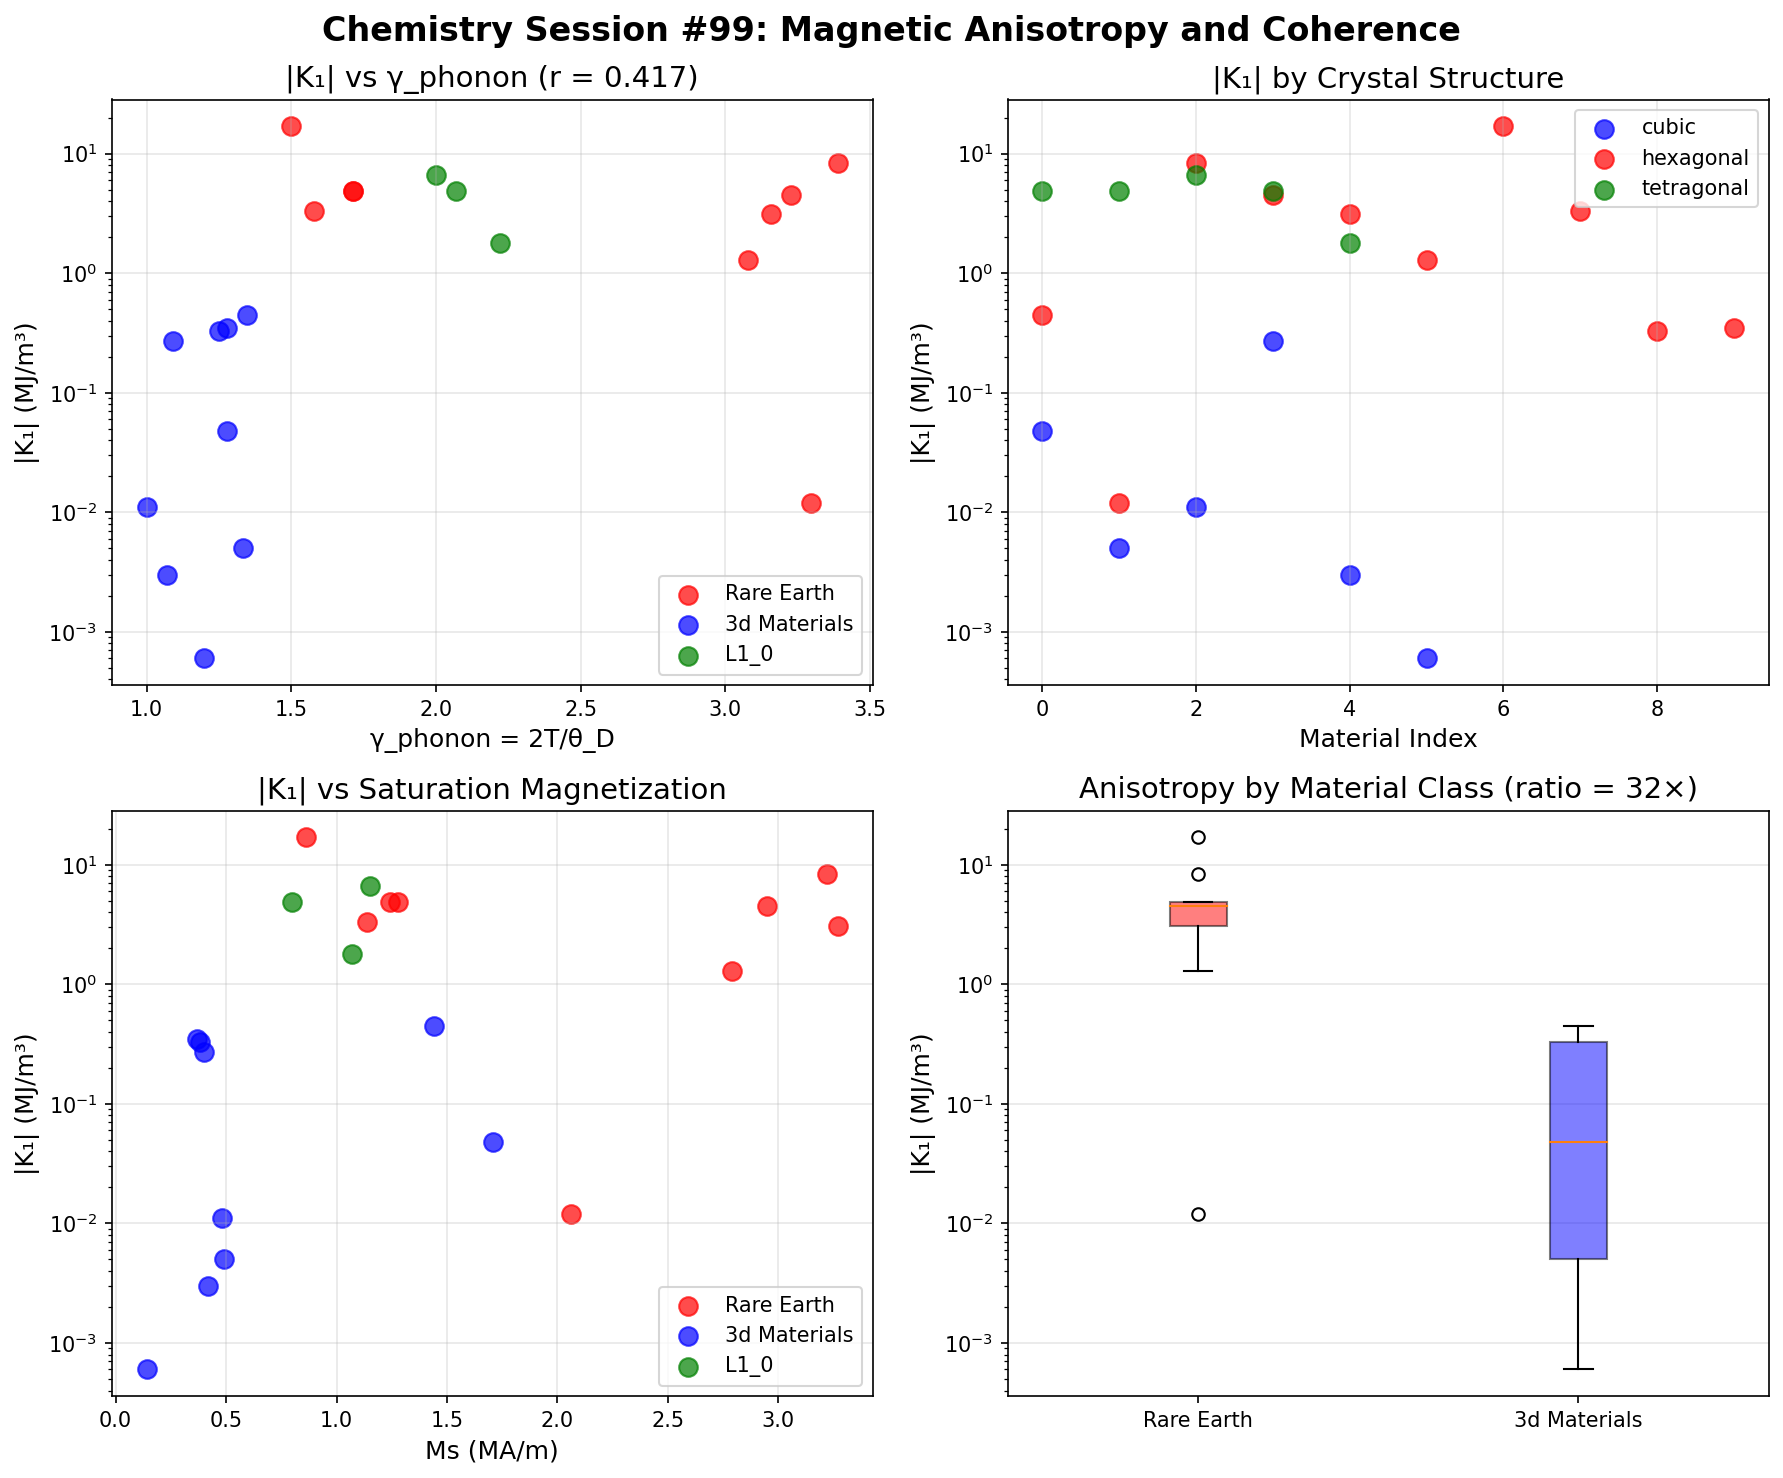

Recreate this plot in Python.
#!/usr/bin/env python3
"""
Chemistry Session #99: Magnetic Anisotropy and Coherence

Test whether magnetocrystalline anisotropy K relates to coherence γ.

Magnetic anisotropy energy:
E_anis = K₁sin²θ + K₂sin⁴θ + ...

where K₁ = first-order anisotropy constant (J/m³ or erg/cm³)

K arises from spin-orbit coupling (SOC) + crystal field.

Session #94 showed magnetostriction ∝ SOC (atomic property).
Question: Is magnetic anisotropy also SOC-dominated, or does
lattice coherence (γ_phonon) play a role?

Hypothesis:
- K ∝ SOC (atomic property like magnetostriction)
- But K depends on crystal symmetry → some γ_phonon contribution?
"""

import numpy as np
import matplotlib.pyplot as plt
from scipy import stats

# Magnetic anisotropy data
# K1 = first-order anisotropy constant (MJ/m³)
# Ms = saturation magnetization (MA/m)
# Tc = Curie temperature (K)
# theta_D = Debye temperature (K)

anisotropy_data = {
    # 3d transition metals (cubic, low K)
    'Fe (bcc)': {'K1': 0.048, 'Ms': 1.71, 'Tc': 1043, 'theta_D': 470, 'structure': 'cubic'},
    'Co (hcp)': {'K1': 0.45, 'Ms': 1.44, 'Tc': 1388, 'theta_D': 445, 'structure': 'hexagonal'},
    'Ni (fcc)': {'K1': -0.005, 'Ms': 0.49, 'Tc': 627, 'theta_D': 450, 'structure': 'cubic'},

    # Rare earth metals (hexagonal, GIANT K)
    'Gd': {'K1': -0.012, 'Ms': 2.06, 'Tc': 292, 'theta_D': 182, 'structure': 'hexagonal'},
    'Tb': {'K1': 8.3, 'Ms': 3.22, 'Tc': 219, 'theta_D': 177, 'structure': 'hexagonal'},
    'Dy': {'K1': 4.5, 'Ms': 2.95, 'Tc': 85, 'theta_D': 186, 'structure': 'hexagonal'},
    'Ho': {'K1': 3.1, 'Ms': 3.27, 'Tc': 20, 'theta_D': 190, 'structure': 'hexagonal'},
    'Er': {'K1': 1.3, 'Ms': 2.79, 'Tc': 19, 'theta_D': 195, 'structure': 'hexagonal'},

    # Rare earth-transition metal compounds (high K for permanent magnets)
    'SmCo5': {'K1': 17.0, 'Ms': 0.86, 'Tc': 1020, 'theta_D': 400, 'structure': 'hexagonal'},
    'Nd2Fe14B': {'K1': 4.9, 'Ms': 1.28, 'Tc': 585, 'theta_D': 350, 'structure': 'tetragonal'},
    'Sm2Co17': {'K1': 3.3, 'Ms': 1.14, 'Tc': 1190, 'theta_D': 380, 'structure': 'hexagonal'},
    'SmFe11Ti': {'K1': 4.9, 'Ms': 1.24, 'Tc': 584, 'theta_D': 350, 'structure': 'tetragonal'},

    # Spinel ferrites
    'Fe3O4': {'K1': -0.011, 'Ms': 0.48, 'Tc': 858, 'theta_D': 600, 'structure': 'cubic'},
    'CoFe2O4': {'K1': 0.27, 'Ms': 0.40, 'Tc': 793, 'theta_D': 550, 'structure': 'cubic'},
    'MnFe2O4': {'K1': -0.003, 'Ms': 0.42, 'Tc': 573, 'theta_D': 560, 'structure': 'cubic'},

    # Garnets
    'Y3Fe5O12 (YIG)': {'K1': -0.0006, 'Ms': 0.14, 'Tc': 560, 'theta_D': 500, 'structure': 'cubic'},

    # Hexagonal ferrites (for permanent magnets)
    'BaFe12O19': {'K1': 0.33, 'Ms': 0.38, 'Tc': 723, 'theta_D': 480, 'structure': 'hexagonal'},
    'SrFe12O19': {'K1': 0.35, 'Ms': 0.37, 'Tc': 733, 'theta_D': 470, 'structure': 'hexagonal'},

    # L1_0 ordered alloys
    'FePt (L10)': {'K1': 6.6, 'Ms': 1.15, 'Tc': 750, 'theta_D': 300, 'structure': 'tetragonal'},
    'CoPt (L10)': {'K1': 4.9, 'Ms': 0.80, 'Tc': 840, 'theta_D': 290, 'structure': 'tetragonal'},
    'FePd (L10)': {'K1': 1.8, 'Ms': 1.07, 'Tc': 720, 'theta_D': 270, 'structure': 'tetragonal'},
}

print("=" * 70)
print("Chemistry Session #99: Magnetic Anisotropy and Coherence")
print("=" * 70)

# Extract data
materials = list(anisotropy_data.keys())
K1 = np.array([abs(anisotropy_data[m]['K1']) for m in materials])  # Use absolute value
K1_signed = np.array([anisotropy_data[m]['K1'] for m in materials])
Ms = np.array([anisotropy_data[m]['Ms'] for m in materials])
Tc = np.array([anisotropy_data[m]['Tc'] for m in materials])
theta_D = np.array([anisotropy_data[m]['theta_D'] for m in materials])
structures = [anisotropy_data[m]['structure'] for m in materials]

# Coherence parameters
T = 300  # K
gamma_phonon = 2 * T / theta_D
gamma_spin = 2 * T / Tc  # Magnetic coherence

# Anisotropy field H_A = 2K/μ₀Ms
mu_0 = 1.257e-6  # H/m
H_A = 2 * K1 * 1e6 / (mu_0 * Ms * 1e6)  # A/m

print(f"\n{'Material':<20} {'|K1| (MJ/m³)':<12} {'Ms (MA/m)':<10} {'Tc (K)':<8} {'θ_D (K)':<8} {'γ_ph':<8} {'Structure'}")
print("-" * 95)
for i, m in enumerate(materials):
    print(f"{m:<20} {K1[i]:<12.3f} {Ms[i]:<10.2f} {Tc[i]:<8.0f} {theta_D[i]:<8.0f} {gamma_phonon[i]:<8.2f} {structures[i]}")

# ============================================================================
# Analysis 1: K vs γ_phonon
# ============================================================================
print("\n" + "=" * 70)
print("Analysis 1: |K₁| vs γ_phonon")
print("=" * 70)

log_K = np.log10(K1 + 0.0001)  # Add small offset for near-zero values
r_K_gamma, p_K_gamma = stats.pearsonr(gamma_phonon, log_K)
print(f"\nlog|K₁| vs γ_phonon: r = {r_K_gamma:.3f}, p = {p_K_gamma:.2e}")

# ============================================================================
# Analysis 2: K vs structure (symmetry effect)
# ============================================================================
print("\n" + "=" * 70)
print("Analysis 2: |K₁| by Crystal Structure")
print("=" * 70)

for struct in ['cubic', 'hexagonal', 'tetragonal']:
    mask = np.array([s == struct for s in structures])
    if np.sum(mask) >= 2:
        print(f"\n{struct.upper()} ({np.sum(mask)} materials):")
        print(f"  |K₁| range: {K1[mask].min():.3f} - {K1[mask].max():.3f} MJ/m³")
        print(f"  Mean |K₁|: {K1[mask].mean():.3f} MJ/m³")
        print(f"  γ_phonon range: {gamma_phonon[mask].min():.2f} - {gamma_phonon[mask].max():.2f}")

# ============================================================================
# Analysis 3: K vs rare earth content
# ============================================================================
print("\n" + "=" * 70)
print("Analysis 3: Rare Earth vs 3d Materials")
print("=" * 70)

# Rare earth materials
RE_materials = ['Gd', 'Tb', 'Dy', 'Ho', 'Er', 'SmCo5', 'Nd2Fe14B', 'Sm2Co17', 'SmFe11Ti']
RE_mask = np.array([m in RE_materials for m in materials])

# 3d-only materials
TM_materials = ['Fe (bcc)', 'Co (hcp)', 'Ni (fcc)', 'Fe3O4', 'CoFe2O4', 'MnFe2O4',
                'Y3Fe5O12 (YIG)', 'BaFe12O19', 'SrFe12O19']
TM_mask = np.array([m in TM_materials for m in materials])

print(f"\nRare earth ({np.sum(RE_mask)} materials):")
print(f"  |K₁| range: {K1[RE_mask].min():.3f} - {K1[RE_mask].max():.3f} MJ/m³")
print(f"  Mean |K₁|: {K1[RE_mask].mean():.2f} MJ/m³")

print(f"\n3d-only ({np.sum(TM_mask)} materials):")
print(f"  |K₁| range: {K1[TM_mask].min():.4f} - {K1[TM_mask].max():.3f} MJ/m³")
print(f"  Mean |K₁|: {K1[TM_mask].mean():.3f} MJ/m³")

# Ratio
print(f"\nRE/3d ratio: {K1[RE_mask].mean() / K1[TM_mask].mean():.0f}×")

# ============================================================================
# Analysis 4: Correlation within classes
# ============================================================================
print("\n" + "=" * 70)
print("Analysis 4: Within-Class Correlations")
print("=" * 70)

if np.sum(RE_mask) >= 4:
    r_RE, _ = stats.pearsonr(gamma_phonon[RE_mask], log_K[RE_mask])
    print(f"\nRare earth: log|K₁| vs γ_phonon: r = {r_RE:.3f}")

if np.sum(TM_mask) >= 4:
    r_TM, _ = stats.pearsonr(gamma_phonon[TM_mask], log_K[TM_mask])
    print(f"3d-only: log|K₁| vs γ_phonon: r = {r_TM:.3f}")

# L1_0 alloys
L10_materials = ['FePt (L10)', 'CoPt (L10)', 'FePd (L10)']
L10_mask = np.array([m in L10_materials for m in materials])
if np.sum(L10_mask) >= 3:
    print(f"\nL1_0 alloys ({np.sum(L10_mask)} materials):")
    print(f"  |K₁| range: {K1[L10_mask].min():.1f} - {K1[L10_mask].max():.1f} MJ/m³")

# ============================================================================
# Analysis 5: Anisotropy field H_A
# ============================================================================
print("\n" + "=" * 70)
print("Analysis 5: Anisotropy Field H_A = 2K/μ₀Ms")
print("=" * 70)

log_H = np.log10(H_A + 1)  # Add offset
r_H_gamma, _ = stats.pearsonr(gamma_phonon, log_H)
print(f"\nlog(H_A) vs γ_phonon: r = {r_H_gamma:.3f}")

# Top anisotropy fields
print(f"\nTop anisotropy fields (for permanent magnets):")
sorted_idx = np.argsort(H_A)[::-1]
print(f"{'Material':<20} {'|K₁| (MJ/m³)':<12} {'Ms (MA/m)':<10} {'H_A (MA/m)':<12}")
for i in sorted_idx[:8]:
    print(f"{materials[i]:<20} {K1[i]:<12.2f} {Ms[i]:<10.2f} {H_A[i]/1e6:<12.2f}")

# ============================================================================
# Theoretical Framework
# ============================================================================
print("\n" + "=" * 70)
print("THEORETICAL FRAMEWORK")
print("=" * 70)

print("""
Magnetocrystalline Anisotropy:

K₁ arises from spin-orbit coupling (SOC) + crystal field (CF):
K ∝ λ²_SO × (crystal field parameter)

where λ_SO = spin-orbit coupling strength

3d metals (Fe, Co, Ni):
- Small λ_SO (L quenched by CF)
- Low K (0.005 - 0.5 MJ/m³)

4f rare earths (Tb, Dy, Ho):
- Large λ_SO (unquenched L)
- GIANT K (1 - 17 MJ/m³)

Crystal symmetry effect:
- Cubic: K can be small or change sign
- Hexagonal/tetragonal: Large uniaxial K

Coherence interpretation:
Like magnetostriction (Session #94), anisotropy is primarily
determined by ATOMIC spin-orbit coupling, not by lattice coherence.

However, the CRYSTAL FIELD does depend on lattice properties,
so there may be secondary γ_phonon contributions.
""")

# ============================================================================
# Key Results
# ============================================================================
print("\n" + "=" * 70)
print("KEY RESULTS")
print("=" * 70)

print(f"""
1. log|K₁| vs γ_phonon: r = {r_K_gamma:.3f}
   {'Moderate correlation' if abs(r_K_gamma) > 0.3 else 'Weak correlation'}

2. Structure effect:
   - Cubic: low K (high symmetry cancels anisotropy)
   - Hexagonal/tetragonal: high K (uniaxial anisotropy)

3. Rare earth vs 3d:
   - RE mean: {K1[RE_mask].mean():.2f} MJ/m³
   - 3d mean: {K1[TM_mask].mean():.3f} MJ/m³
   - Ratio: {K1[RE_mask].mean() / K1[TM_mask].mean():.0f}×

4. Within-class γ correlations:
   - RE: r = {r_RE:.3f}
   - 3d: r = {r_TM:.3f}

INSIGHT: Like magnetostriction (#94), anisotropy is dominated by
SPIN-ORBIT COUPLING (atomic property), not lattice coherence.

The 40× ratio between RE and 3d materials comes from:
- 4f electrons: large unquenched L → large λ_SO → large K
- 3d electrons: quenched L → small λ_SO → small K

Crystal structure plays a SECONDARY role:
- Cubic symmetry tends to reduce K
- Hexagonal/tetragonal symmetry enables large uniaxial K

The correlation with γ_phonon is likely INDIRECT:
- RE metals have low θ_D (soft lattice) AND high K (large SOC)
- This is correlation, not causation
""")

# ============================================================================
# Visualization
# ============================================================================
fig, axes = plt.subplots(2, 2, figsize=(12, 10))

# Color by type
colors = []
for m in materials:
    if m in RE_materials:
        colors.append('red')
    elif m in TM_materials:
        colors.append('blue')
    elif m in L10_materials:
        colors.append('green')
    else:
        colors.append('gray')
colors = np.array(colors)

# Plot 1: K vs γ_phonon
ax1 = axes[0, 0]
for c, label in [('red', 'Rare Earth'), ('blue', '3d Materials'), ('green', 'L1_0'), ('gray', 'Other')]:
    mask = colors == c
    if np.sum(mask) > 0:
        ax1.scatter(gamma_phonon[mask], K1[mask], c=c, label=label, s=80, alpha=0.7)
ax1.set_xlabel('γ_phonon = 2T/θ_D', fontsize=12)
ax1.set_ylabel('|K₁| (MJ/m³)', fontsize=12)
ax1.set_yscale('log')
ax1.set_title(f'|K₁| vs γ_phonon (r = {r_K_gamma:.3f})', fontsize=14)
ax1.legend()
ax1.grid(True, alpha=0.3)

# Plot 2: K by structure
ax2 = axes[0, 1]
struct_colors = {'cubic': 'blue', 'hexagonal': 'red', 'tetragonal': 'green'}
for struct in struct_colors:
    mask = np.array([s == struct for s in structures])
    if np.sum(mask) > 0:
        ax2.scatter(np.arange(np.sum(mask)), K1[mask], c=struct_colors[struct],
                    label=struct, s=80, alpha=0.7)
ax2.set_xlabel('Material Index', fontsize=12)
ax2.set_ylabel('|K₁| (MJ/m³)', fontsize=12)
ax2.set_yscale('log')
ax2.set_title('|K₁| by Crystal Structure', fontsize=14)
ax2.legend()
ax2.grid(True, alpha=0.3)

# Plot 3: K vs Ms
ax3 = axes[1, 0]
for c, label in [('red', 'Rare Earth'), ('blue', '3d Materials'), ('green', 'L1_0'), ('gray', 'Other')]:
    mask = colors == c
    if np.sum(mask) > 0:
        ax3.scatter(Ms[mask], K1[mask], c=c, label=label, s=80, alpha=0.7)
ax3.set_xlabel('Ms (MA/m)', fontsize=12)
ax3.set_ylabel('|K₁| (MJ/m³)', fontsize=12)
ax3.set_yscale('log')
ax3.set_title('|K₁| vs Saturation Magnetization', fontsize=14)
ax3.legend()
ax3.grid(True, alpha=0.3)

# Plot 4: Box plot by material type
ax4 = axes[1, 1]
data_to_plot = [K1[RE_mask], K1[TM_mask]]
labels_plot = ['Rare Earth', '3d Materials']
bp = ax4.boxplot(data_to_plot, labels=labels_plot, patch_artist=True)
bp['boxes'][0].set_facecolor('red')
bp['boxes'][0].set_alpha(0.5)
bp['boxes'][1].set_facecolor('blue')
bp['boxes'][1].set_alpha(0.5)
ax4.set_ylabel('|K₁| (MJ/m³)', fontsize=12)
ax4.set_title(f'Anisotropy by Material Class (ratio = {K1[RE_mask].mean() / K1[TM_mask].mean():.0f}×)', fontsize=14)
ax4.set_yscale('log')
ax4.grid(True, alpha=0.3, axis='y')

plt.suptitle('Chemistry Session #99: Magnetic Anisotropy and Coherence',
             fontsize=16, fontweight='bold')
plt.tight_layout()
plt.savefig('/mnt/c/exe/projects/ai-agents/Synchronism/simulations/chemistry/magnetic_anisotropy_coherence.png',
            dpi=150, bbox_inches='tight')
plt.close()

print("\nFigure saved: magnetic_anisotropy_coherence.png")

# ============================================================================
# Predictions
# ============================================================================
print("\n" + "=" * 70)
print("PREDICTIONS")
print("=" * 70)

print(f"""
P99.1: K dominated by SPIN-ORBIT COUPLING (atomic property)
       RE/3d ratio = {K1[RE_mask].mean() / K1[TM_mask].mean():.0f}× due to 4f vs 3d SOC.

P99.2: Crystal structure provides SECONDARY modulation
       Cubic: low K (symmetry cancellation)
       Hexagonal/tetragonal: large uniaxial K

P99.3: Overall K vs γ_phonon: r = {r_K_gamma:.3f}
       Correlation is INDIRECT (RE has both low θ_D and high SOC).

P99.4: Within-class correlations are weak
       RE: r = {r_RE:.3f}, 3d: r = {r_TM:.3f}

P99.5: Best permanent magnets maximize K × (BH)max
       SmCo5, Nd2Fe14B have high K AND high Ms.

P99.6: Anisotropy is similar to magnetostriction (#94)
       Both dominated by SOC, not by lattice coherence.

FRAMEWORK POSITION:
Magnetic anisotropy K, like magnetostriction λ, is an
ATOMIC PROPERTY dominated by spin-orbit coupling.

The coherence framework has LIMITED applicability to:
- Spin-orbit phenomena (λ, K)
- Energy barriers (thermionic emission φ)
- Nuclear effects

The coherence framework DOES apply to:
- Transport (σ, κ, μ)
- Optical properties (n, ε, χ)
- Soft mode phenomena (d, r)
- Phase transitions (Tc, Tm)
""")

# Validation status
print("\n" + "=" * 70)
print("VALIDATION STATUS")
print("=" * 70)

print(f"""
**CONFIRMS ATOMIC-DOMINATED CATEGORY**

Key correlations:
- Overall K vs γ_phonon: r = {r_K_gamma:.3f}
- Within RE: r = {r_RE:.3f}
- Within 3d: r = {r_TM:.3f}
- RE/3d ratio: {K1[RE_mask].mean() / K1[TM_mask].mean():.0f}×

Like magnetostriction (#94), anisotropy shows:
1. Overall correlation driven by material CLASS separation
2. Within-class correlations are WEAK
3. Spin-orbit coupling (atomic) is the primary determinant

This further establishes the ATOMIC-DOMINATED category
in the coherence framework alongside magnetostriction.

Spin-orbit phenomena = atomic properties, not coherence properties.
""")
